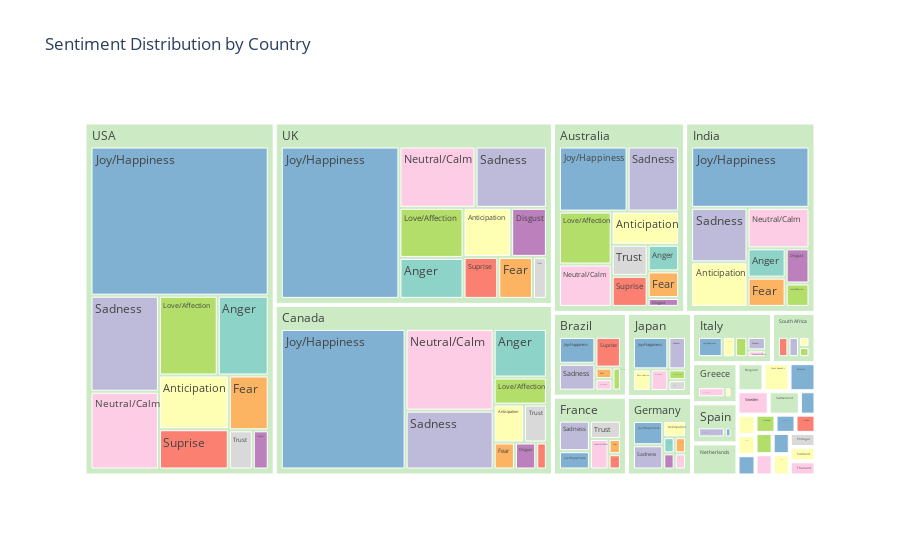

This figure's notebook cell:
### Code cell
fig = px.treemap(
    country_sentiment_counts,
    path=['Country', 'General_Sentiment'],
    values='Count',
    title='Sentiment Distribution by Country',
    color='General_Sentiment',
    color_discrete_sequence=px.colors.qualitative.Set3
)

fig.show()
# also reflects the amount of data per countly

### Figure 1 — Plotly figure (JSON) as saved in the notebook; plotly's stock layout.template omitted (floating-point values rounded to 4 significant figures; data arrays with more than 128 entries replaced by an {"elided": "..."} marker saying what was removed)
{"data": [{"branchvalues": "total", "customdata": {"elided": "142x1 str values"}, "domain": {"x": [0, 1], "y": [0, 1]}, "hovertemplate": "labels=%{label}<br>Count=%{value}<br>parent=%{parent}<br>id=%{id}<br>General_Sentiment=%{customdata[0]}<extra></extra>", "ids": {"elided": "142 str values"}, "labels": {"elided": "142 str values"}, "marker": {"colors": {"elided": "142 str values"}}, "name": "", "parents": {"elided": "142 str values"}, "type": "treemap", "values": {"elided": "142 int values"}}], "layout": {"legend": {"tracegroupgap": 0}, "title": {"text": "Sentiment Distribution by Country"}, "treemapcolorway": ["rgb(141,211,199)", "rgb(255,255,179)", "rgb(190,186,218)", "rgb(251,128,114)", "rgb(128,177,211)", "rgb(253,180,98)", "rgb(179,222,105)", "rgb(252,205,229)", "rgb(217,217,217)", "rgb(188,128,189)", "rgb(204,235,197)", "rgb(255,237,111)"]}}
